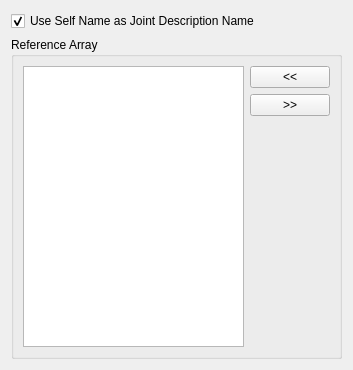
<?xml version="1.0" encoding="UTF-8"?>
<ui version="4.0">
 <class>Form</class>
 <widget class="QWidget" name="Form">
  <property name="geometry">
   <rect>
    <x>0</x>
    <y>0</y>
    <width>353</width>
    <height>370</height>
   </rect>
  </property>
  <property name="windowTitle">
   <string>Form</string>
  </property>
  <layout class="QGridLayout" name="gridLayout">
   <item row="0" column="0">
    <layout class="QVBoxLayout" name="verticalLayout">
     <item>
      <widget class="QCheckBox" name="descriptionName_checkBox">
       <property name="toolTip">
        <string>&lt;html&gt;&lt;head/&gt;&lt;body&gt;&lt;p&gt;If checked will use the component name as description name for joints. This is ideal for the default EPIC naming system.&lt;br/&gt;If we are using default mGear's naming system, is recommended to uncheck this option to avoid repetition in the names.&lt;/p&gt;&lt;/body&gt;&lt;/html&gt;</string>
       </property>
       <property name="text">
        <string notr="true">Use Self Name as Joint Description Name</string>
       </property>
       <property name="checked">
        <bool>true</bool>
       </property>
      </widget>
     </item>
     <item>
      <widget class="QGroupBox" name="upvRefArray_groupBox">
       <property name="title">
        <string>Reference Array</string>
       </property>
       <layout class="QGridLayout" name="gridLayout_2">
        <item row="0" column="0">
         <layout class="QHBoxLayout" name="upvRefArray_horizontalLayout">
          <item>
           <layout class="QVBoxLayout" name="upvRefArray_verticalLayout_1">
            <item>
             <widget class="QListWidget" name="refArray_listWidget">
              <property name="dragDropOverwriteMode">
               <bool>true</bool>
              </property>
              <property name="dragDropMode">
               <enum>QAbstractItemView::InternalMove</enum>
              </property>
              <property name="defaultDropAction">
               <enum>Qt::MoveAction</enum>
              </property>
              <property name="alternatingRowColors">
               <bool>true</bool>
              </property>
              <property name="selectionMode">
               <enum>QAbstractItemView::ExtendedSelection</enum>
              </property>
              <property name="selectionRectVisible">
               <bool>false</bool>
              </property>
             </widget>
            </item>
           </layout>
          </item>
          <item>
           <layout class="QVBoxLayout" name="upvRefArray_verticalLayout_2">
            <item>
             <widget class="QPushButton" name="refArrayAdd_pushButton">
              <property name="text">
               <string>&lt;&lt;</string>
              </property>
             </widget>
            </item>
            <item>
             <widget class="QPushButton" name="refArrayRemove_pushButton">
              <property name="text">
               <string>&gt;&gt;</string>
              </property>
             </widget>
            </item>
            <item>
             <spacer name="upvRefArray_verticalSpacer">
              <property name="orientation">
               <enum>Qt::Vertical</enum>
              </property>
              <property name="sizeHint" stdset="0">
               <size>
                <width>20</width>
                <height>40</height>
               </size>
              </property>
             </spacer>
            </item>
           </layout>
          </item>
         </layout>
        </item>
       </layout>
      </widget>
     </item>
    </layout>
   </item>
  </layout>
 </widget>
 <resources/>
 <connections/>
</ui>
